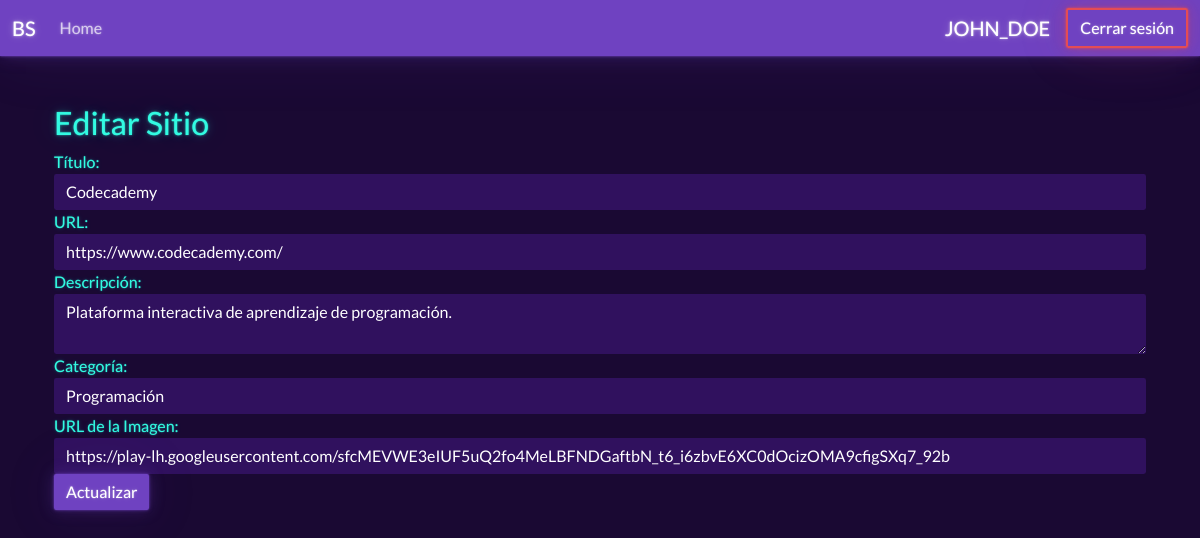
Page /index.php?controller=sites&action=edit&id=1 (signed in) on the committed database.
### tables this page shows
CREATE TABLE `sites` (
  `id` int(11) NOT NULL,
  `title` varchar(255) NOT NULL,
  `url` varchar(255) NOT NULL,
  `description` text DEFAULT NULL,
  `category_id` int(11) DEFAULT NULL,
  `image_url` varchar(255) DEFAULT NULL,
  `user_id` int(11) DEFAULT NULL
);

### index.php (called while the page is built, shortened)
<?php
require_once 'model/db.php';
$controller = new $controllerName();
$dataToView["data"] = array();
if(method_exists($controller,$_GET["action"])) $dataToView["data"] = $controller->{$_GET["action"]}();
require_once 'view/template/header.php';
require_once 'view/'.$controller->view.'.php';
require_once 'view/template/footer.php';
?>

### controller/sites.php (called while the page is built, shortened)
<?php
require_once 'model/sites.php';
class sitesController {
    public $noteObj;
    public function __construct() {
        $this->noteObj = new Sites();
    }
public function edit() {
    if ($_SERVER['REQUEST_METHOD'] === 'GET' && isset($_GET['id'])) {
        $id = $_GET['id'];
        $siteData = $this->noteObj->getSiteById($id);
        if ($siteData) {
            $dataToView = [
                'id' => $siteData['id'],
                'title' => $siteData['title'],
                'url' => $siteData['url'],
                'description' => $siteData['description'],
                'category_id' => $siteData['category_id'],
                'image_url' => $siteData['image_url'],
                'IsEditing'=> true
            ];
            return $dataToView;
        } else {
            $_SESSION['flash_message'] = "No se encontró el sitio solicitado.";
            header('Location: index.php?controller=sites&action=list_by_user&user_id=' . $_SESSION['user_id']);
            exit();
        }
    }
    return null;
}
}

### model/db.php (called while the page is built, shortened)
<?php
class Db {
	public function __construct() {
		$this->host = constant('DB_HOST');
		$this->db = constant('DB');
		$this->user = constant('DB_USER');
		$this->pass = constant('DB_PASS');
		try {
           $this->connection = new PDO('mysql:host='.$this->host.'; dbname='.$this->db, $this->user, $this->pass);
        } catch (PDOException $e) {
            echo $e->getMessage();
            exit();
        }
	}
}
?>

### model/sites.php (called while the page is built, shortened)
<?php
class Sites {
    private $table = 'sites';
    private $connection;
    public function __construct() {
        $dbObj = new Db();
        $this->connection = $dbObj->connection;
    }
    public function getconnection(){
        return $this->connection;
    }
    public function getSiteById($id) {
        $sql = "SELECT * FROM $this->table WHERE id = ?";
        $stmt = $this->connection->prepare($sql);
        $stmt->execute([$id]);
        return $stmt->fetch();
    }
}

### view/edit_site.php (the view, shortened to what this page needs)
<?php
$siteId = $title = $url = $description = $categoryId = $imageUrl = "";
$actionUrl = "";
if (isset($_GET['id']) && $_GET['id'] > 0 && isset($dataToView['data'])) {
    $siteId = $dataToView['data']['id'];
    $title = $dataToView['data']['title'];
    $url = $dataToView['data']['url'];
    $description = $dataToView['data']['description'];
    $categoryId = $dataToView['data']['category_id'];
    $imageUrl = $dataToView['data']['image_url'];
    $actionUrl = "index.php?controller=sites&action=edit&id=" . $siteId;
}
?>
<div class="container">
    <h2>Editar Sitio</h2>
    <form method="POST" action="<?php echo $actionUrl; ?>">
        <div class="form-group">
            <label for="title">Título:</label>
            <input type="text" class="form-control" name="title" id="title" value="<?php echo $title; ?>" required>
        </div>
        <div class="form-group">
            <label for="url">URL:</label>
            <input type="url" class="form-control" name="url" id="url" value="<?php echo $url; ?>" required>
        </div>
        <div class="form-group">
            <label for="description">Descripción:</label>
            <textarea class="form-control" name="description" id="description" required><?php echo $description; ?></textarea>
        </div>
        <div class="form-group">
            <label for="category">Categoría:</label>
            <select class="form-control" name="category_id" id="category" required>
                <option value="1" <?php if ($categoryId == 1) echo "selected"; ?>>Programación</option>
            </select>
        </div>
        <div class="form-group">
            <label for="image_url">URL de la Imagen:</label>
            <input type="url" class="form-control" name="image_url" id="image_url" value="<?php echo $imageUrl; ?>">
        </div>
        <button type="submit" class="btn btn-primary">Actualizar</button>
    </form>
</div>

### view/template/header.php (shortened to what this page needs)
<!DOCTYPE html>
<html>
<head>
	<link rel="stylesheet" href="https://bootswatch.com/5/vapor/bootstrap.min.css">
</head>
<body>
	<?php if (isset($_SESSION['user_id'])) {?>
	<header class="mb-5">
		<nav class="navbar navbar-expand-lg bg-primary" data-bs-theme="dark">
			<div class="container-fluid">
				<a class="navbar-brand" href="index.php">BS</a>
				<div class="collapse navbar-collapse" id="navbarColor01">
				<ul class="navbar-nav me-auto">
					<li class="nav-item">
					<a class="nav-link" href="index.php?controller=sites&action=list_by_user">Home</a>
					</li>
				</ul>
				<div class="d-flex ">
					<h5 class="align-middle m-auto me-3 navbar-brand text-uppercase"><?php echo  $_SESSION['username']; ?></h5>
					<a href="index.php?controller=user&action=logout" class="btn btn-outline-danger">Cerrar sesión</a>
					</div>
				</div>
			</div>
		</nav>
		</header>
		<?php }?>
	<div class="container">

### view/template/footer.php
</div>
</body>
</html>

### rows in the picture
sites: title "Codecademy", url "https://www.codecademy.com/", description "Plataforma interactiva de aprendizaje de programación.", category_id "Programación", image_url "https://play-lh.googleusercontent.com/sfcMEVWE3eIUF5uQ2fo4MeLBFNDGaftbN_t6_i6zbvE6XC0dOcizOMA9cfigSXq7_92b"

### other values in the picture
$_SESSION['username'] "JOHN_DOE"
